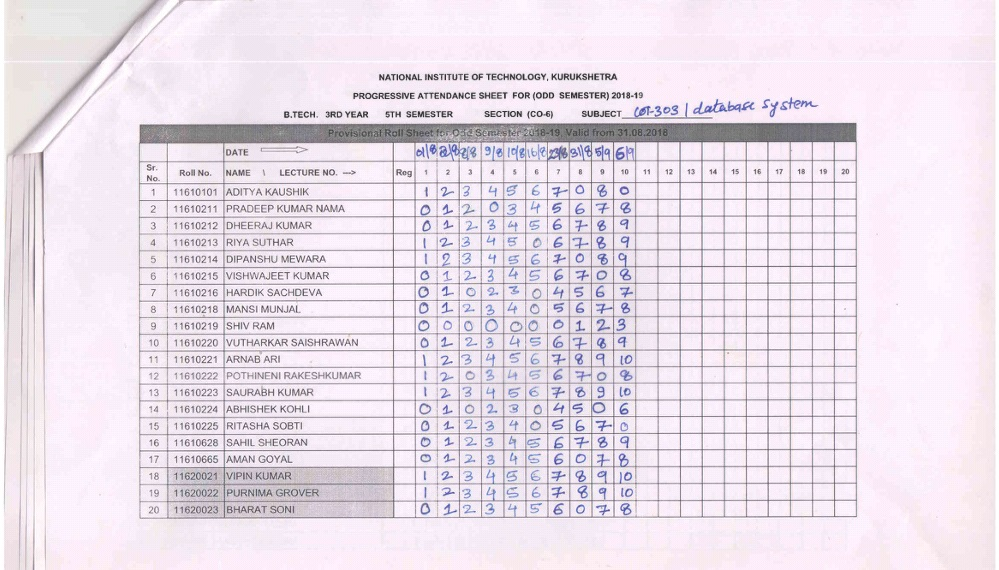
#> input picture img.jpg, 999 x 570 px
$ python -i vertical.py   (imports and definitions only)   (older library calls are emulated)
#> lines starting #> are read from the running program, lines starting #| are printed output that depends on the picture; after the words box and inside, x2 and y2 are one past the last pixel; in counts of white or black regions, pixels touching at a corner belong together
#> further down, picture is the input picture: shape (570, 999, 3); mean B, G, R 233.9, 223.3, 233.3
### rectangle.py
import cv2
import numpy as np
from math import sqrt


def thresh(in_im):
	# Thresh using Adaptive Thresholding
	cv2.GaussianBlur(in_im,(5,5),1)
	gray = cv2.cvtColor(in_im,cv2.COLOR_BGR2GRAY)
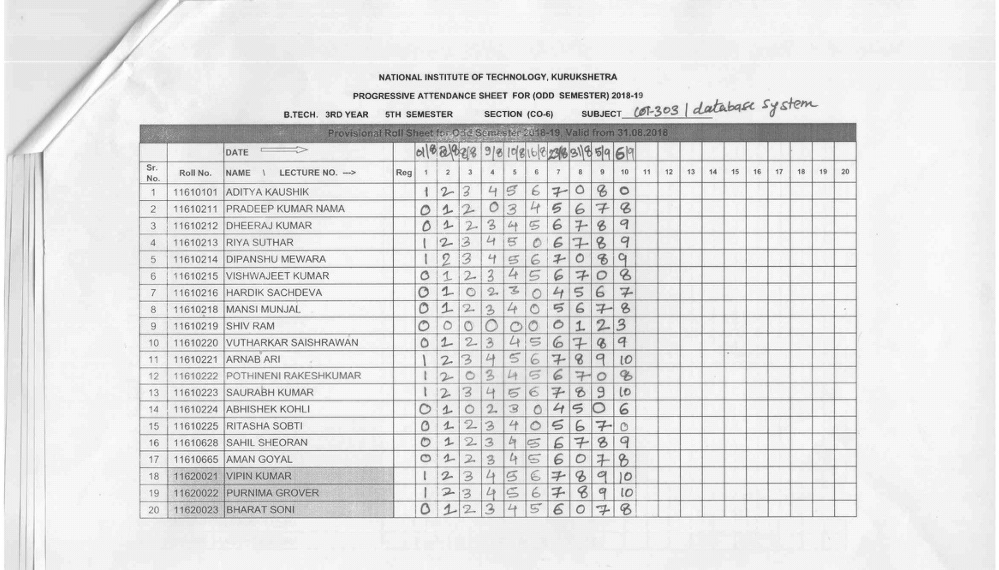
#> gray: shape (570, 999); min 44, max 255, mean 227.4
	thresh = cv2.adaptiveThreshold(gray,255,cv2.ADAPTIVE_THRESH_MEAN_C,cv2.THRESH_BINARY,11,2)
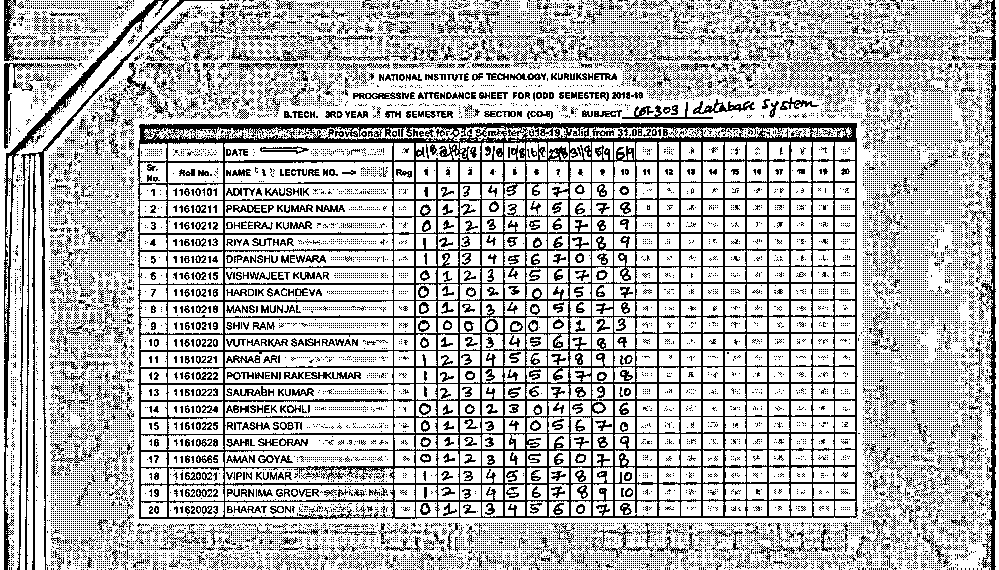
#> thresh: shape (570, 999); 72.6% white; black in thin lines or dots
	cv2.GaussianBlur(thresh,(5,5),1)
	return thresh

# [37 lines left out: functions edge_detect, resize, deletepoints, not called in this run]


def distance(pt1,pt2):	# Find distance between 2 points
	return sqrt((pt1[0]-pt2[0])**2 + (pt1[1] - pt2[1])**2 )


# [50 lines left out: function draw, not called in this run]

### vertical.py
import cv2
import numpy as np
from rectangle import thresh
import math


def deletelines(lines):         # Delete Vertical Lines
    n = len(lines)
    idx= 0
    while idx < n:

        if slope(lines[idx]) < 80 :
            del lines[idx]
            n -= 1
            continue

        idx2 = 0
        while idx2 < n:
            if lines[idx] == lines[idx2]:
                # print(lines[idx],lines[idx2],"Continuing")
                idx2 += 1
                continue

            if abs(lines[idx][0][0] - lines[idx2][0][0]) < 20 or abs(lines[idx][0][0] - lines[idx2][0][2]) < 20 or abs(lines[idx][0][2] - lines[idx2][0][0]) < 20 or abs(lines[idx][0][2] - lines[idx2][0][2]) < 20    :
                # print ("Deleted")
                del lines[idx2]
                n -= 1
                continue

            idx2 += 1
        idx += 1

    return lines


def slope(line):        # Find slope
    if line[0][0] == line[0][2]:
        return 90
    return math.degrees(math.atan(abs(line[0][1] - line[0][3])/abs(line[0][0] - line[0][2])))


def detect(img):            # Detect Vertical Lines
    canny = thresh(img)     # Thresh

    sobel = cv2.Sobel(canny,cv2.CV_64F,1,0,ksize=5)     # Apply Sobel filter -- Y
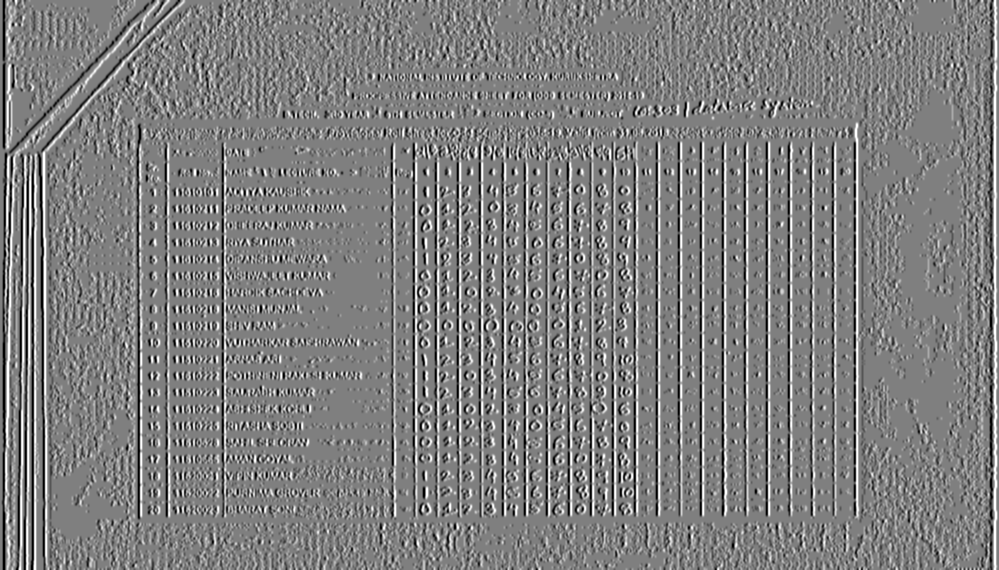
#> sobel: shape (570, 999) float64; min -12240, max 12240, mean 0; drawn with min black and max white
    row,col = sobel.shape
#> row = 570; col = 999

    # Morphological Opn
    sobel = cv2.erode(sobel,np.ones([int(row/15),1]),iterations=1)
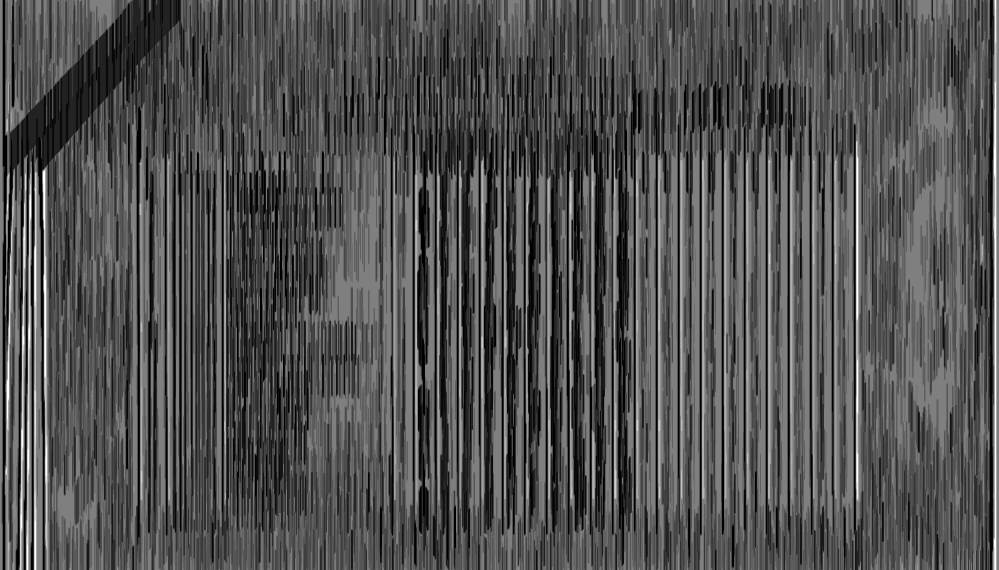
#> sobel: shape (570, 999) float64; min -12240, max 12240, mean -4426.4; drawn with min black and max white
    sobel = cv2.dilate(sobel,np.ones([int(row/1.5),1]),iterations=1)
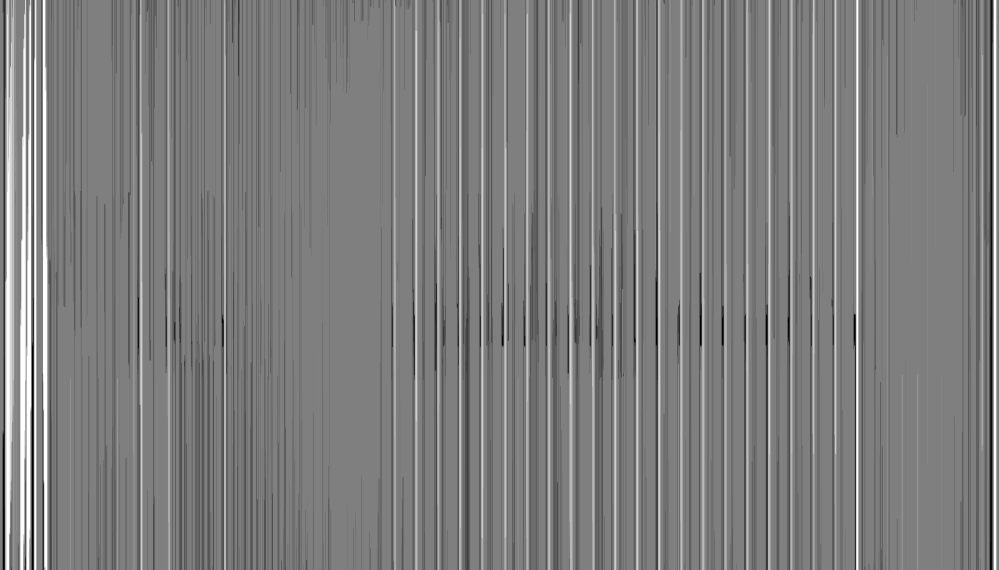
#> sobel: shape (570, 999) float64; min -12240, max 12240, mean -143.6; drawn with min black and max white
    sobel = np.array(sobel,dtype=np.uint8)
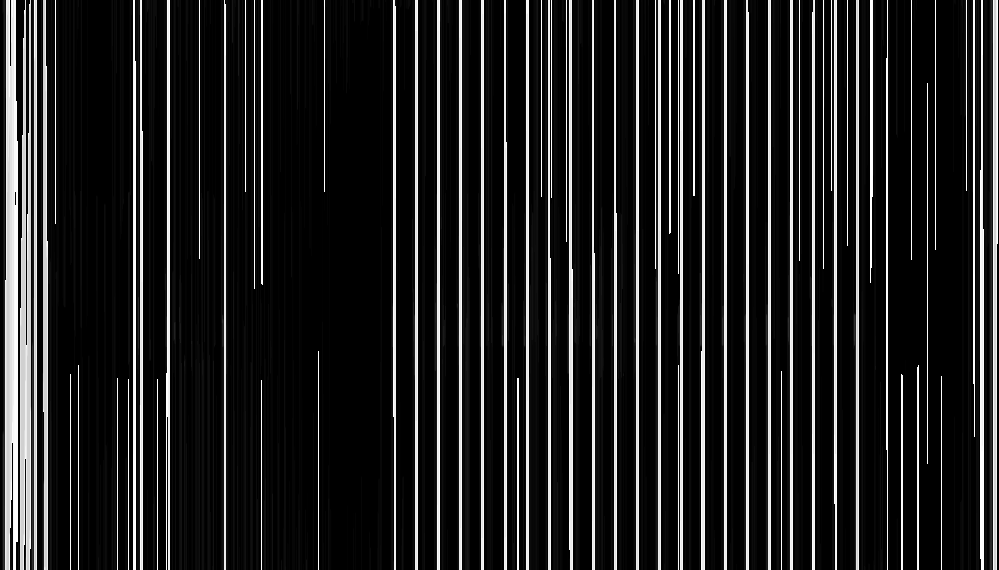
#> sobel: shape (570, 999); min 0, max 255, mean 34
    _,sobel = cv2.threshold(sobel,200,255,cv2.THRESH_BINARY)
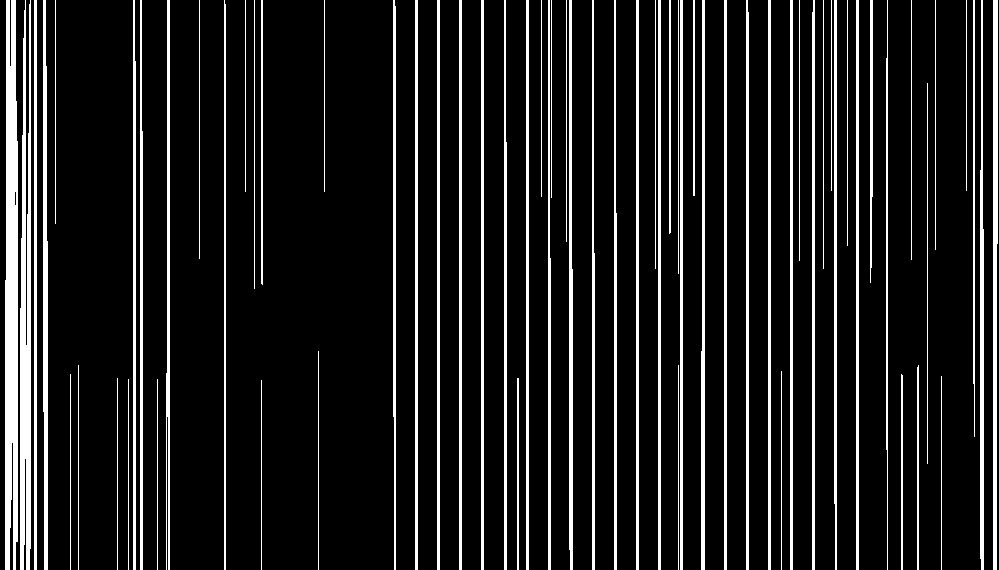
#> sobel: shape (570, 999); 13.1% white; 69 white regions, largest, box (x1, y1, x2, y2) and area: (5, 0, 18, 570) 6514, (20, 0, 31, 570) 4688, (993, 0, 998, 570) 2524
    # print(canny.shape)

    # Detect Vertical Lines
    lines = cv2.HoughLinesP(sobel,1,np.pi/180,150,None,int(0.4*row),30)
#> lines = 138 rows, first 6: [857, 569, 857, 0], [8, 0, 17, 526], [527, 569, 527, 0], [549, 569, 549, 0], [680, 569, 680, 0], [770, 569, 770, 0]
    # print("Initial lines : " , len(lines))

    if lines is not None:
        lines = lines.tolist()
#> lines = 138 items
        lines.sort(key= lambda x : x[0][0])
        # print("Initial Lines : ",len(lines))
        lines = deletelines(lines)          # Delete Clustered Lines
#> in deletelines, `n = len(lines)`: n = 138
#> the loop in deletelines, `while idx < n: ` made 35 passes
#> after the loop in deletelines, `while idx < n:`: idx = 35
#> lines = 35 items
        # print("After deletion : ",len(lines))

        for line in lines:
            # cv2.line(img,(line[0][0],line[0][1]),(line[0][2],line[0][3]),(0,255,0),2)

            if line[0][0] == line[0][2]:
                theta = 90
            else :
                theta = slope(line)
#> this loop made 35 passes
#> line on passes 1 to 12: [[5, 569, 5, 280]], [[25, 458, 25, 0]], [[45, 569, 45, 0]], [[133, 569, 133, 0]], [[167, 416, 167, 0]], [[199, 258, 199, 0]], [[224, 569, 224, 0]], [[254, 288, 254, 0]], [[393, 416, 393, 0]], [[415, 569, 415, 0]], [[437, 569, 437, 0]], [[459, 569, 459, 0]]


        # [4 lines of commented-out code are left out]

        vertical_lines = [x[0][0] for x in lines]
#> vertical_lines = 35 values from 5 to 993
        return vertical_lines

>>> import cv2
>>> picture = cv2.imread('img.jpg')
>>> result = detect(picture)
#> result = 35 values from 5 to 993
